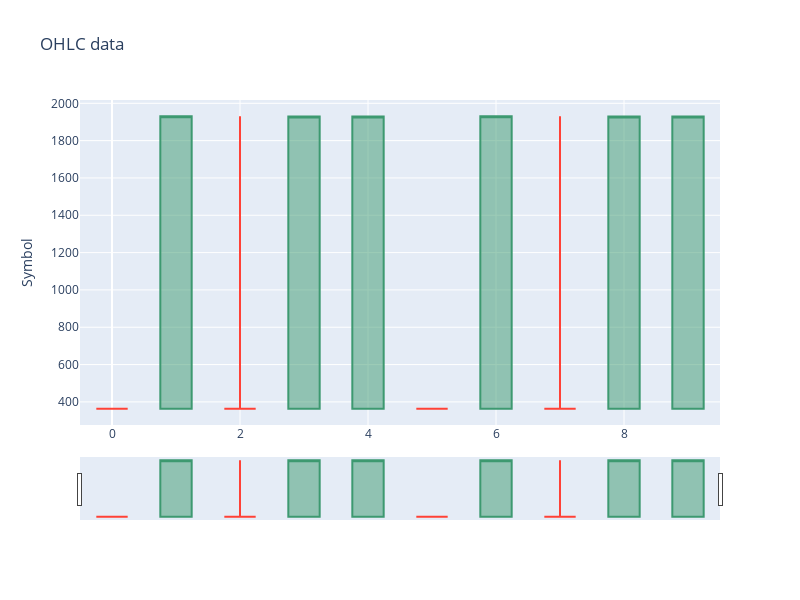

The code cell stored with this chart in its notebook:
### Code cell
fig.update_layout(
    width=800, height=600,
    title="OHLC data",
    yaxis_title='Symbol'
)

fig.show()

### Figure 1 — Plotly figure (JSON) as saved in the notebook; plotly's stock layout.template omitted (floating-point values rounded to 4 significant figures)
{"data": [{"close": [363.6, 1930.0, 363.5, 1929.0, 1930.0, 363.6, 1930.0, 363.5, 1929.0, 1930.0], "high": [363.6, 1931.0, 1931.0, 1930.0, 1930.0, 363.6, 1931.0, 1931.0, 1930.0, 1930.0], "low": [363.6, 363.6, 363.4, 363.3, 363.2, 363.6, 363.6, 363.4, 363.3, 363.2], "open": [363.6, 363.6, 363.5, 363.6, 363.4, 363.6, 363.6, 363.5, 363.6, 363.4], "type": "candlestick", "x": [0, 1, 2, 3, 4, 5, 6, 7, 8, 9]}], "layout": {"height": 600, "title": {"text": "OHLC data"}, "width": 800, "yaxis": {"title": {"text": "Symbol"}}}}
